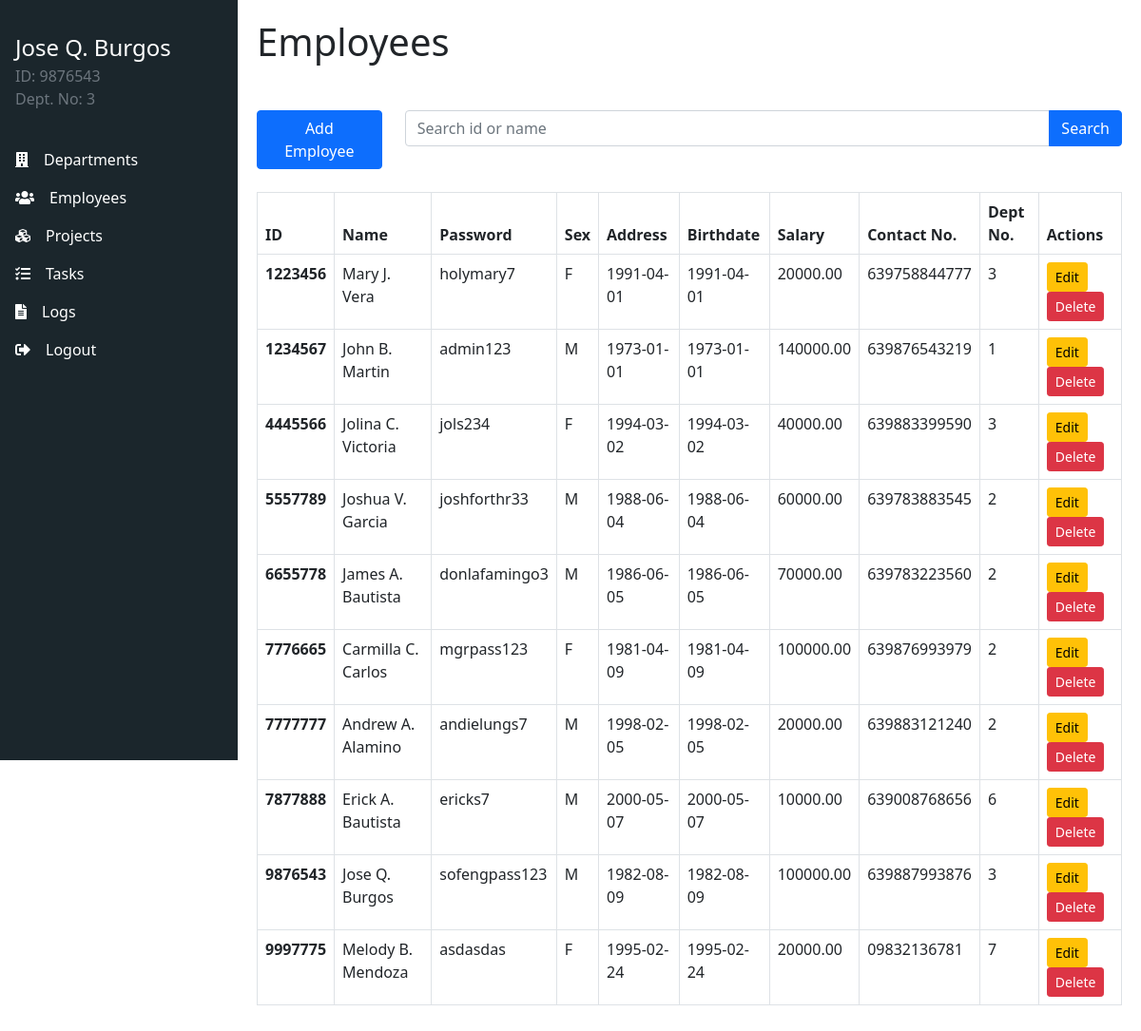
Before: /admin/employees/view_all.php (signed in) with the older database file.
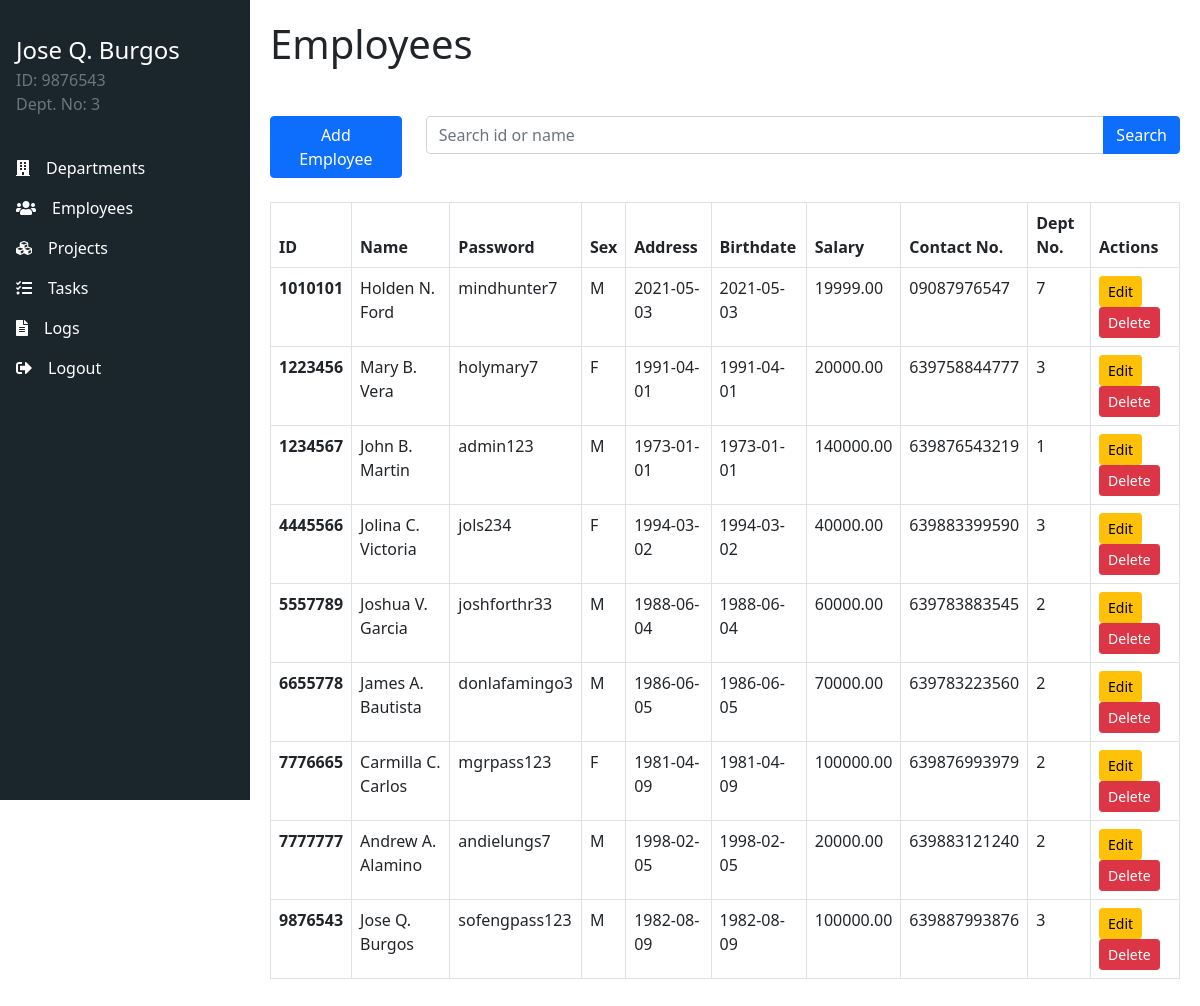
After: the same page with the newer database file.
### tables this page shows
CREATE TABLE `employee` (
  `emp_id` char(7) NOT NULL,
  `pass` varchar(25) NOT NULL,
  `fname` varchar(10) NOT NULL,
  `mi` varchar(1) DEFAULT NULL,
  `lname` varchar(15) NOT NULL,
  `sex` varchar(1) NOT NULL,
  `address` varchar(25) NOT NULL,
  `bdate` date DEFAULT NULL,
  `salary` decimal(10,2) NOT NULL,
  `contact_no` varchar(13) DEFAULT NULL,
  `dnum` int(11) DEFAULT NULL
);

### admin/employees/view_all.php (the view, shortened to what this page needs)
<?php
require_once '../../config/db.php';
$links = [
    ["Departments","building", "../departments/view_all.php?uid=" . $_SESSION['user_id']],
    ["Employees","users", "../employees/view_all.php?uid=" . $_SESSION['user_id']],
    ["Projects","cubes", "../projects/view_all.php?uid=" . $_SESSION['user_id']],
    ["Tasks","tasks", "../tasks/view_all.php?uid=" . $_SESSION['user_id']],
    ["Logs","file-alt", "../logs/view_all.php?uid="  . $_SESSION['user_id']],
    ["Logout","sign-out-alt", "../../logout.php"]
];
$actions = true;
$attributes = ["ID","Name","Password","Sex","Address","Birthdate","Salary","Contact No.","Dept No."];
$stmt = $pdo->prepare("SELECT emp_id,pass, CONCAT(fname, ' ', mi, '. ', lname) as name, sex, address, bdate,
                        salary, contact_no, dnum FROM employee");
$stmt->execute();
$datas = $stmt->fetchAll(PDO::FETCH_ASSOC);
?>
<?php include_once '../../components/base/top.php';?>
<div class="app">
<?php include_once '../../components/sidebar.php';?>
<h1>Employees</h1>
<div class="row mb-4 mt-5">
    <div class="col">
        <a href="create.php" class="btn btn-primary">Add Employee</a>
    </div>
    <div class="col-10">
         <form>
            <div class="input-group">
                <input type="text" class="form-control" placeholder="Search id or name" name="search">
                <button class="btn btn-primary" type="submit" >Search</button>
            </div>
        </form>
    </div>
</div>
<?php include_once '../../components/table/table_top.php';?>
        <?php foreach ($datas as $data):?>
            <tr>
                <th><?php echo $data['emp_id'];?></th>
                <td><?php echo $data['name'];?></td>
                <td><?php echo $data['pass'];?></td>
                <td><?php echo $data['sex'];?></td>
                <td><?php echo $data['bdate'];?></td>
                <td><?php echo $data['bdate'];?></td>
                <td><?php echo $data['salary'];?></td>
                <td><?php echo $data['contact_no'];?></td>
                <td><?php echo $data['dnum'];?></td>
                <td>
                    <a href="update.php?id=<?php echo $data['emp_id'];?>" class="btn btn-warning btn-sm">Edit</a>
                    <form action="delete.php" method="post" style="display: inline-block;">
                        <button type="submit" class="btn btn-danger btn-sm">Delete</button>
                    </form>
                </td>
            </tr>
        <?php endforeach;?>
<?php include_once '../../components/table/table_bot.php';?>
</div>
<?php include_once '../../components/base/bottom.php';?>

### components/sidebar.php
<div class="nav">
    <ul>
        <div class="profile">
            <div class="text-white profile-uname"><?php echo $_SESSION['fullname']?></div>
            <div class="d-flex row">
                <span class="text-muted">ID: <?php echo $_SESSION['user_id']?></span>
                <span class="text-muted">Dept. No: <?php echo $_SESSION['dept']?></span>
            </div>
        </div>
        <?php foreach ($links as $link) :?>
            <li>
                <a href="<?php echo $link[2];?>" style="display: flex; align-items:center;">
                    <i class="fas fa-<?php echo $link[1];?>" style="margin-right: 1rem;"></i>
                    <?php echo $link[0];?>
                </a>
            </li>
        <?php endforeach; ?>
    </ul>
</div>

### components/table/table_top.php
<table class="table table-bordered">
    <thead>
        <tr>
        <?php for ($i = 0; $i < count($attributes); $i++): ?>
            <th scope="col"><?php echo $attributes[$i];?></th>
        <?php endfor; ?>
        <?php if ($actions):?>
            <th>Actions</th>
        <?php endif;?>
        </tr>
    </thead>
    <tbody>

Changed rows visible on the page:
removed employee: emp_id "7877888", name "Erick A. Bautista", pass "ericks7", sex "M", bdate "2000-05-07", salary "10000.00", contact_no "639008768656", dnum "6"
removed employee: emp_id "9997775", name "Melody B. Mendoza", pass "asdasdas", sex "F", bdate "1995-02-24", salary "20000.00", contact_no "09832136781", dnum "7"
added employee: emp_id "1010101", name "Holden N. Ford", pass "mindhunter7", sex "M", bdate "2021-05-03", salary "19999.00", contact_no "09087976547", dnum "7"
changed employee "holymary7": name "Mary J. Vera" → "Mary B. Vera"
